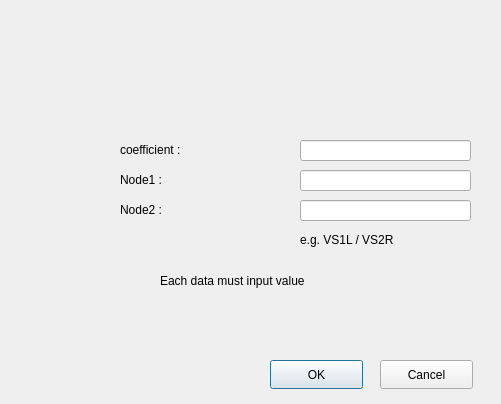
<?xml version="1.0" encoding="UTF-8"?>
<ui version="4.0">
 <class>Voltage_control_current_source_dialog</class>
 <widget class="QDialog" name="Voltage_control_current_source_dialog">
  <property name="geometry">
   <rect>
    <x>0</x>
    <y>0</y>
    <width>501</width>
    <height>404</height>
   </rect>
  </property>
  <property name="windowTitle">
   <string>Dialog</string>
  </property>
  <widget class="QLineEdit" name="coefline">
   <property name="geometry">
    <rect>
     <x>300</x>
     <y>140</y>
     <width>171</width>
     <height>21</height>
    </rect>
   </property>
  </widget>
  <widget class="QPushButton" name="OK">
   <property name="geometry">
    <rect>
     <x>270</x>
     <y>360</y>
     <width>93</width>
     <height>29</height>
    </rect>
   </property>
   <property name="text">
    <string>OK</string>
   </property>
  </widget>
  <widget class="QLabel" name="text">
   <property name="geometry">
    <rect>
     <x>300</x>
     <y>230</y>
     <width>181</width>
     <height>20</height>
    </rect>
   </property>
   <property name="text">
    <string>e.g. VS1L / VS2R</string>
   </property>
  </widget>
  <widget class="QPushButton" name="cancel">
   <property name="geometry">
    <rect>
     <x>380</x>
     <y>360</y>
     <width>93</width>
     <height>29</height>
    </rect>
   </property>
   <property name="text">
    <string>Cancel</string>
   </property>
  </widget>
  <widget class="QLineEdit" name="node2line">
   <property name="geometry">
    <rect>
     <x>300</x>
     <y>200</y>
     <width>171</width>
     <height>21</height>
    </rect>
   </property>
  </widget>
  <widget class="QLineEdit" name="node1line">
   <property name="geometry">
    <rect>
     <x>300</x>
     <y>170</y>
     <width>171</width>
     <height>21</height>
    </rect>
   </property>
  </widget>
  <widget class="QLabel" name="node2">
   <property name="geometry">
    <rect>
     <x>120</x>
     <y>200</y>
     <width>181</width>
     <height>20</height>
    </rect>
   </property>
   <property name="text">
    <string>Node2 : </string>
   </property>
  </widget>
  <widget class="QLabel" name="coefficient">
   <property name="geometry">
    <rect>
     <x>120</x>
     <y>140</y>
     <width>91</width>
     <height>20</height>
    </rect>
   </property>
   <property name="text">
    <string>coefficient : </string>
   </property>
  </widget>
  <widget class="QLabel" name="node1">
   <property name="geometry">
    <rect>
     <x>120</x>
     <y>170</y>
     <width>181</width>
     <height>20</height>
    </rect>
   </property>
   <property name="text">
    <string>Node1 : </string>
   </property>
  </widget>
  <widget class="QLabel" name="warning">
   <property name="geometry">
    <rect>
     <x>160</x>
     <y>270</y>
     <width>191</width>
     <height>21</height>
    </rect>
   </property>
   <property name="text">
    <string>Each data must input value</string>
   </property>
  </widget>
 </widget>
 <resources/>
 <connections/>
</ui>
